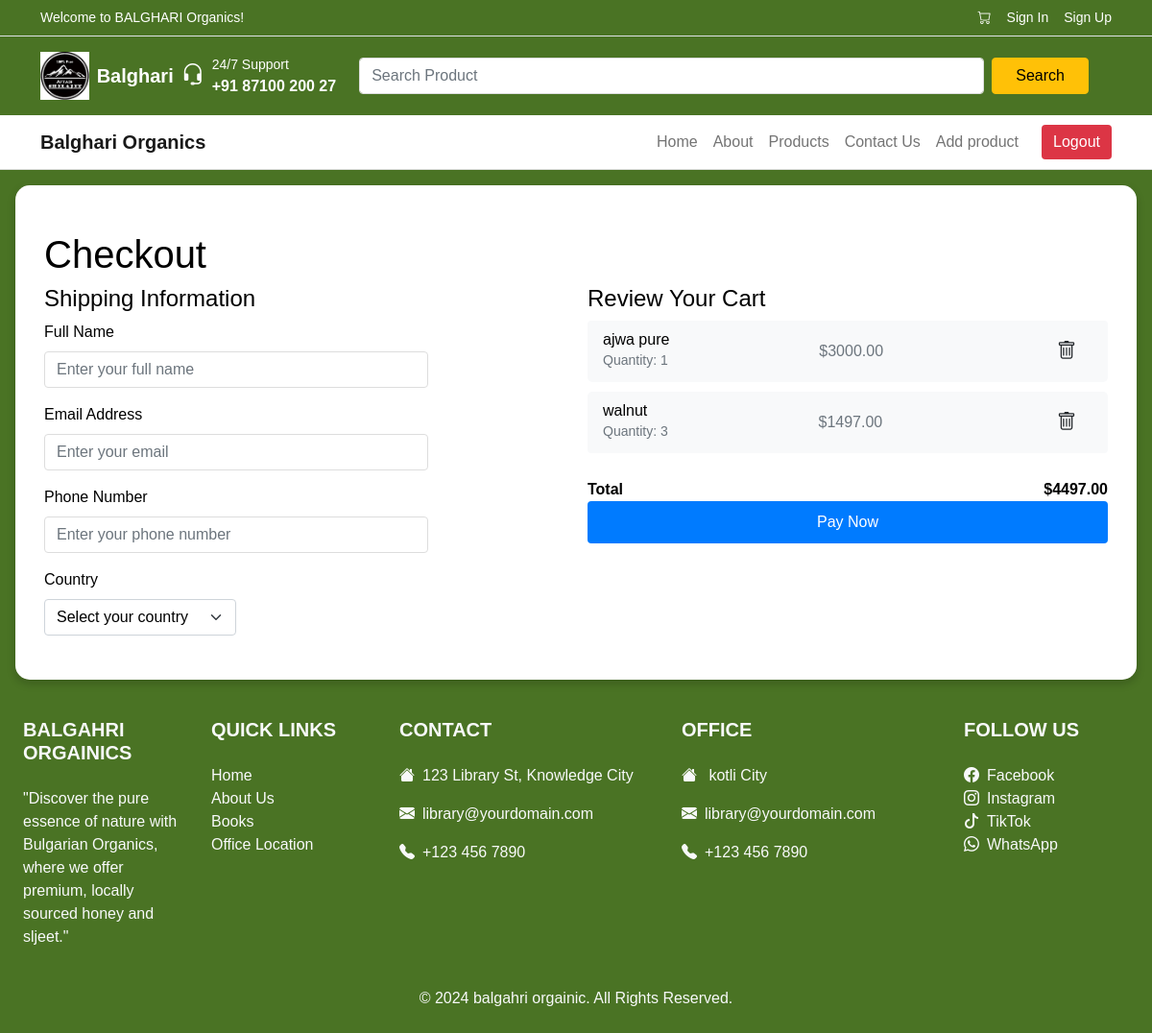
The app's page /carts/ (signed in) with its own data.
### honeyapp/models.py (models this page shows, shortened)
class Cart(models.Model):
    user = models.ForeignKey(User, on_delete=models.CASCADE)
    product = models.CharField(max_length=100)
    quantity = models.PositiveIntegerField(default=1)
    price = models.DecimalField(max_digits=10, decimal_places=2)

### honeyapp/views.py (the view)
# urls.py: path('carts/', views.carts, name="carts"),
def carts(request):
    cart_items = Cart.objects.filter(user=request.user)
    total_price = 0
    for item in cart_items:
        item.total_price = item.price * item.quantity
        total_price += item.total_price
    return render(request, 'carts.html', {
        'cart_items': cart_items,
        'total_price': total_price,
    })

### honeyapp/templates/carts.html (shortened to what this page needs)
{% extends "base.html" %}
{% load static %}
{% block content %}
 <link rel="stylesheet" href="{% static 'css/cartpage.css' %}">
<div class="pt-5 checkoutsec m-3">
    <h1 class="">Checkout</h1>
    <div class="row">
        <div class="col-md-6">
            <h4>Shipping Information</h4>
            <form>
                <div class="mb-3">
                    <label for="fullName" class="form-label">Full Name</label>
                    <input type="text" class="form-control" id="fullName" placeholder="Enter your full name">
                </div>
                <div class="mb-3">
                    <label for="email" class="form-label">Email Address</label>
                    <input type="email" class="form-control" id="email" placeholder="Enter your email">
                </div>
                <div class="mb-3">
                    <label for="phone" class="form-label">Phone Number</label>
                    <input type="tel" class="form-control" id="phone" placeholder="Enter your phone number">
                </div>
                <div class="mb-3">
                    <label for="country" class="form-label">Country</label>
                    <select id="country" class="form-select">
                        <option selected>Select your country</option>
                    </select>
                </div>
            </form>
        </div>
        <div class="col-md-6">
            <h4>Review Your Cart</h4>
            <ul class="list-group mb-3">
                {% for item in cart_items %}
                <li class="list-group-item d-flex justify-content-between align-items-center">
                    <div>
                        <h6 class="my-0">{{ item.product }}</h6>
                        <small class="text-muted">Quantity: {{ item.quantity }}</small>
                    </div>
                    <span class="text-muted">${{ item.total_price }}</span>
                    <a href="{% url 'delete_cart_item' item.id %}" class="btn btn-lg  ms-2">
                        <i class="bi bi-trash"></i>
                      </a>
                </li>
                {% endfor %}
            </ul>
            <div class="d-flex justify-content-between fw-bold">
                <p>Total</p>
                <p>${{ total_price }}</p>
            </div>
            <button class="btn btn-primary w-100">Pay Now</button>
        </div>
    </div>
</div>
{% endblock %}

### honeyapp/static/css/base.css (style rules this page uses)
.form-control { border: 1px solid #ddd; }
form .form-select { max-width: 200px; }
form .form-control { max-width: 400px; }

### honeyapp/static/css/cartpage.css (style rules this page uses)
body { background-color: #4A7324; font-family: Arial, sans-serif; }
.checkoutsec { background: #fff; border-radius: 15px; padding: 30px; box-shadow: 0 4px 10px rgba(0, 0, 0, 0.2); color: #000; }
h1, h4 { color: #000; }
.form-label, .form-control, .form-select, .list-group-item { color: #000; }
.list-group-item { background-color: #f8f9fa; border: none; border-radius: 5px; margin-bottom: 10px; }
.btn-primary { background-color: #007bff; border: none; padding: 10px 20px; font-size: 16px; }
.list-group-item .btn { margin-left: auto; }
.d-flex p { margin: 0; }

### records on screen
Cart: product "ajwa pure", quantity "1", total_price "3000.00"
Cart: product "walnut", quantity "3", total_price "1497.00"

### other values on screen
{{ total_price }} "4497.00"
